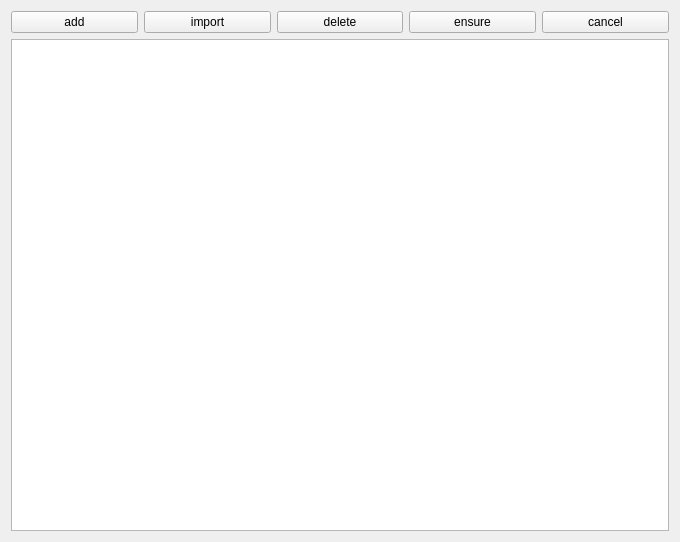
<?xml version="1.0" encoding="UTF-8"?>
<ui version="4.0">
 <class>ProcessDataWidget</class>
 <widget class="QWidget" name="ProcessDataWidget">
  <property name="geometry">
   <rect>
    <x>0</x>
    <y>0</y>
    <width>680</width>
    <height>542</height>
   </rect>
  </property>
  <property name="windowTitle">
   <string>Form</string>
  </property>
  <layout class="QGridLayout" name="gridLayout">
   <item row="0" column="0">
    <widget class="QPushButton" name="pushButton_addProcessItem">
     <property name="text">
      <string>add</string>
     </property>
    </widget>
   </item>
   <item row="0" column="1">
    <widget class="QPushButton" name="pushButton_importPTDFile">
     <property name="text">
      <string>import</string>
     </property>
    </widget>
   </item>
   <item row="0" column="2">
    <widget class="QPushButton" name="pushButton_deleteOneRecord">
     <property name="text">
      <string>delete</string>
     </property>
    </widget>
   </item>
   <item row="0" column="3">
    <widget class="QPushButton" name="pushButton_ensureOperate">
     <property name="text">
      <string>ensure</string>
     </property>
    </widget>
   </item>
   <item row="0" column="4">
    <widget class="QPushButton" name="pushButton_cancelOperate">
     <property name="text">
      <string>cancel</string>
     </property>
    </widget>
   </item>
   <item row="1" column="0" colspan="5">
    <widget class="QTableView" name="tableView_processData"/>
   </item>
  </layout>
 </widget>
 <resources/>
 <connections/>
</ui>
